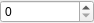
<?xml version="1.0" encoding="UTF-8"?>
<ui version="4.0">
 <class>SpinBoxDepthWidget</class>
 <widget class="ctkPopupWidget" name="SpinBoxDepthWidget">
  <property name="geometry">
   <rect>
    <x>0</x>
    <y>0</y>
    <width>94</width>
    <height>20</height>
   </rect>
  </property>
  <property name="windowTitle">
   <string>SpinBoxDepth</string>
  </property>
  <layout class="QGridLayout" name="gridLayout">
   <property name="margin">
    <number>0</number>
   </property>
   <property name="spacing">
    <number>0</number>
   </property>
   <item row="0" column="0">
    <widget class="QSpinBox" name="spinBox"/>
   </item>
  </layout>
 </widget>
 <customwidgets>
  <customwidget>
   <class>ctkPopupWidget</class>
   <extends>QFrame</extends>
   <header>ctkPopupWidget.h</header>
   <container>1</container>
  </customwidget>
 </customwidgets>
 <resources>
  <include location="../../../../../Libs/MRML/Widgets/Resources/qMRMLWidgets.qrc"/>
 </resources>
 <connections/>
</ui>
